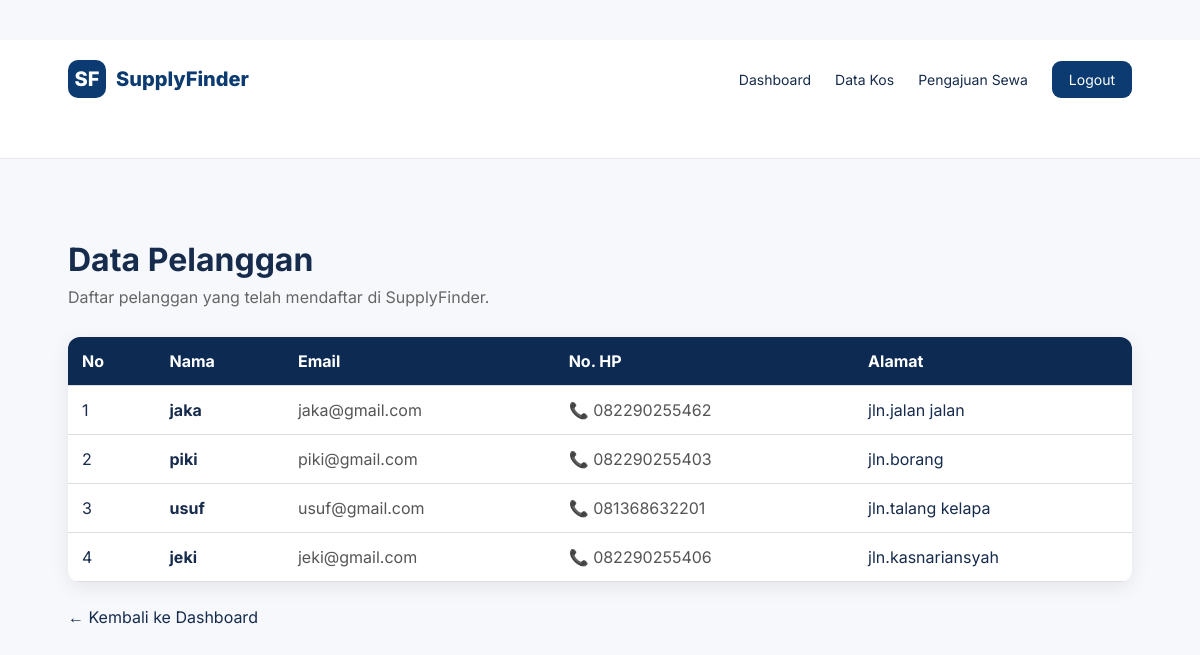
Screenshot of /supplyfinder/admin/pelanggan.php (signed in) with the database file from the repository.
### tables this page shows
CREATE TABLE `tb_user` (
  `id_user` int(11) NOT NULL,
  `nama` varchar(100) NOT NULL,
  `email` varchar(100) NOT NULL,
  `password` varchar(255) NOT NULL,
  `no_hp` varchar(20) DEFAULT NULL,
  `alamat` text DEFAULT NULL,
  `role` enum('admin','pelanggan') DEFAULT 'pelanggan'
);

### supplyfinder/admin/pelanggan.php (the view, shortened to what this page needs)
<?php
require_once __DIR__ . '/../config/database.php';
$query = "
    SELECT
        id_user,
        nama,
        email,
        no_hp,
        alamat
    FROM tb_user
    WHERE role = 'pelanggan'
    ORDER BY id_user DESC
";
$result = mysqli_query(
    $conn,
    $query
);
?>
<!DOCTYPE html>
<html lang="id">
<head>
    <link
        rel="stylesheet"
        href="../assets/css/style.css"
    >
</head>
<body>
<nav class="navbar">
    <div class="container nav-content">
        <a
            href="../index.php"
            class="brand"
        >
            <span>SF</span>
            SupplyFinder
        </a>
        <div class="nav-links">
            <a href="dashboard.php">
                Dashboard
            </a>
            <a href="kos.php">
                Data Kos
            </a>
            <a href="sewa.php">
                Pengajuan Sewa
            </a>
            <a
                href="../logout.php"
                class="nav-login"
            >
                Logout
            </a>
        </div>
    </div>
</nav>
<div class="container">
    <div class="header">
        <div>
            <h1>
                Data Pelanggan
            </h1>
            <p>
                Daftar pelanggan yang telah
                mendaftar di SupplyFinder.
            </p>
        </div>
    </div>
    <div class="table-wrapper">
        <table>
            <thead>
                <tr>
                    <th>
                        No
                    </th>
                    <th>
                        Nama
                    </th>
                    <th>
                        Email
                    </th>
                    <th>
                        No. HP
                    </th>
                    <th>
                        Alamat
                    </th>
                </tr>
            </thead>
            <tbody>
            <?php
            $no = 1;
            if (
                mysqli_num_rows($result) > 0
            ):
                while (
                    $pelanggan =
                    mysqli_fetch_assoc($result)
                ):
            ?>
                <tr>
                    <td>
                        <?= $no++; ?>
                    </td>
                    <td>
                        <div class="nama">
                            <?= htmlspecialchars(
                                $pelanggan['nama']
                            ); ?>
                        </div>
                    </td>
                    <td>
                        <div class="email">
                            <?= htmlspecialchars(
                                $pelanggan['email']
                            ); ?>
                        </div>
                    </td>
                    <td>
                        <?php if (
                            !empty(
                                $pelanggan['no_hp']
                            )
                        ): ?>
                            <div class="telepon">
                                📞
                                <?= htmlspecialchars(
                                    $pelanggan['no_hp']
                                ); ?>
                            </div>
                        <?php else: ?>
                            <span class="kosong">
                                Belum diisi
                            </span>
                        <?php endif; ?>
                    </td>
                    <td>
                        <?php if (
                            !empty(
                                $pelanggan['alamat']
                            )
                        ): ?>
                            <div class="alamat">
                                <?= nl2br(
                                    htmlspecialchars(
                                        $pelanggan['alamat']
                                    )
                                ); ?>
                            </div>
                        <?php else: ?>
                            <span class="kosong">
                                Belum diisi
                            </span>
                        <?php endif; ?>
                    </td>
                </tr>
            <?php
                endwhile;
            endif; ?>
            </tbody>
        </table>
    </div>
    <a
        href="dashboard.php"
        class="back"
    >
        ← Kembali ke Dashboard
    </a>
</div>
</body>
</html>

### supplyfinder/assets/css/style.css (style rules this page uses)
:root { --primary: #0b3b70; --primary-dark: #082b52; --accent: #1683e8; --text: #172b4d; --muted: #667085; --background: #f6f8fb; --white: #ffffff; --border: #e6eaf0; }
* { box-sizing: border-box; }
body { margin: 0; font-family: 'Inter', Arial, sans-serif; color: var(--text); background: var(--background); }
a { text-decoration: none; color: inherit; }
.container { width: min(1120px, 92%); margin: auto; }
.navbar { background: var(--white); border-bottom: 1px solid var(--border); position: sticky; top: 0; z-index: 10; }
.nav-content { min-height: 72px; display: flex; align-items: center; justify-content: space-between; gap: 30px; }
.brand { display: flex; align-items: center; gap: 10px; font-weight: 800; font-size: 20px; color: var(--primary); }
.brand span, .login-logo span { width: 38px; height: 38px; display: inline-flex; align-items: center; justify-content: center; background: var(--primary); color: white; border-radius: 10px; font-weight: 800; }
.nav-links { display: flex; align-items: center; gap: 24px; font-size: 14px; }
.nav-login { padding: 10px 17px; border-radius: 9px; background: var(--primary); color: white !important; }

### supplyfinder/admin/pelanggan.php (style rules this page uses)
.container { max-width: 1200px; margin: 40px auto; padding: 20px; }
.header { display: flex; justify-content: space-between; align-items: center; margin-bottom: 30px; }
.header h1 { margin-bottom: 8px; }
.header p { color: #666; margin: 0; }
.table-wrapper { overflow-x: auto; background: white; border-radius: 12px; box-shadow: 0 5px 20px rgba(0,0,0,.08); }
table { width: 100%; border-collapse: collapse; min-width: 800px; }
th, td { padding: 14px; border-bottom: 1px solid #ddd; text-align: left; }
th { background: #0d2b52; color: white; }
.nama { font-weight: bold; }
.email { color: #555; }
.telepon { color: #555; }
.alamat { max-width: 300px; }
.back { display: inline-block; margin-top: 25px; text-decoration: none; }

### rows the page displays
tb_user: nama "jaka", email "jaka@gmail.com", no_hp "082290255462", alamat "jln.jalan jalan"
tb_user: nama "piki", email "piki@gmail.com", no_hp "082290255403", alamat "jln.borang"
tb_user: nama "usuf", email "usuf@gmail.com", no_hp "081368632201", alamat "jln.talang kelapa"
tb_user: nama "jeki", email "jeki@gmail.com", no_hp "082290255406", alamat "jln.kasnariansyah"
